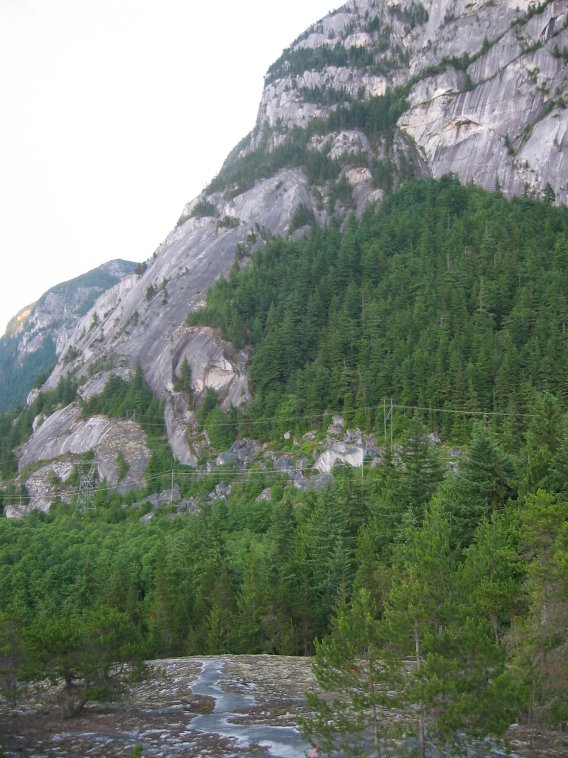
#> input picture midsem/130010009_140076001_150050001_lab03_midsem/data/general/mountain/0.1.jpg, 568 x 758 px, given in place of mountain0.1.jpg, which was not available
$ python pano-general-1.py ../data/general/mountain 5
#> lines starting #> are read from the running program, lines starting #| are printed output that depends on the picture; pictures that were not available may be replaced by others from this repository, and a replacement may not be noted
"""
Written by S Divakar Bhat
Roll No: 18307R004
Title: Generalised panoramic mosaicing
"""

import argparse
import os
import cv2
import numpy as np
# import matplotlib.pyplot as plt


def get_kps_ftrs(image):
    """
    Function to get keypoints and features of image using ORB
    """
    orb = cv2.ORB_create()
    return orb.detectAndCompute(image, None)


def get_homography(ref_image, image2):
    """
    Get homography matrix for each pair of images
    Input: two images
    Output: Homography matrix
    """
    kps1, ftrs1 = get_kps_ftrs(ref_image)
    kps2, ftrs2 = get_kps_ftrs(image2)
    matcher = cv2.BFMatcher(cv2.NORM_HAMMING, crossCheck=True)
    matched = matcher.match(ftrs1, ftrs2)
    matched.sort(key=lambda x: x.distance)
    matched = matched[:int(len(matched)*0.9)]
    kps1 = np.array([kps.pt for kps in kps1])
    kps2 = np.array([kps.pt for kps in kps2])
    pts1 = np.array([kps1[x.queryIdx] for x in matched])
    pts2 = np.array([kps2[x.trainIdx] for x in matched])
    homo, _ = cv2.findHomography(pts2, pts1, cv2.RANSAC, 5)
    return homo


def assign_pxl(img1, img2):
    """
    assign pixel values by comparing the pixel locatiosn of left
    and warped image on right
    Input: Left and right image
    Output: combined image
    """
    h_1, w_1 = img1.shape[:2]
    for i in range(w_1):
        for j in range(h_1):
            if(np.array_equal(img1[j, i], np.array([0, 0, 0])) and
               (np.array_equal((img2[j, i]), np.array([0, 0, 0])))):
                img2[j, i] = [0, 0, 0]
            elif np.array_equal(img2[j, i], np.array([0, 0, 0])):
                img2[j, i] = img1[j, i]
    return img2


def generalised_mosaic(images, ref_id):
    """
    function for generalised panormaic mosaicing from given n images
    Input: set of images and reference image id
    Output: Stitched image
    """

    left = images[0:ref_id]
    right = images[ref_id:]
    # print(len(left), len(right), len(images))

    left_1 = left[0]
    for img in left[1:]:
        # homo = get_homography(left_1, img)
        inv_h = get_homography(img, left_1)# np.linalg.inv(homo)
        f_1 = np.dot(inv_h, np.array([0, 0, 1]))
        # f_1 = f_1 / f_1[-1]
        inv_h[0][-1] += abs(f_1[0])
        inv_h[1][-1] += abs(f_1[1])
        y = abs(int(f_1[1]))
        x = abs(int(f_1[0]))
        # dest_dim = np.dot(inv_h, np.array([left_1.shape[1],
        #                                  left_1.shape[0], 1]))
        # dest_dim = dest_dim / dest_dim[-1]
        dest_size = (left_1.shape[1]+img.shape[1],
                     left_1.shape[0]+img.shape[0])
        # (int(dest_dim[0])+x, int(dest_dim[1])+y)
        temp = cv2.warpPerspective(left_1, inv_h, dest_size)
        temp[y:img.shape[0]+y, x:img.shape[1]+x] = img
        left_1 = temp

    for img in right:
        homo = get_homography(left_1, img)
        dest_dim = np.dot(homo, np.array([img.shape[1],
                                          img.shape[0], 1]))
        dest_dim = dest_dim/dest_dim[-1]
        dest_size = (left_1.shape[1]+img.shape[1], left_1.shape[0]+img.shape[0])
# (int(dest_dim[1])+left_1.shape[1],
                    # int(dest_dim[0])+left_1.shape[0])
        # (left_1.shape[1]+img.shape[1], left_1.shape[0]+img.shape[0])
        # (int(dest_dim[0])+left_1.shape[1],
        # int(dest_dim[1])+left_1.shape[0])
        temp = cv2.warpPerspective(img, homo, dest_size)
        temp = assign_pxl(left_1, temp)
        left_1 = temp
    result = temp
    return result


if __name__ == "__main__":
    PARSE = argparse.ArgumentParser('Generalised Mosaicing')
    PARSE.add_argument('dir', type=str, default='../data/general/mountain/')
    PARSE.add_argument('ref_idx', type=int)
    ARGS = PARSE.parse_args()
    IMAGES = []
    for _, _, file_ in os.walk(ARGS.dir):
        file_.sort()
        for f in file_:
            image_path = ARGS.dir+'{}'.format(f)
            # print(image_path)
            IMAGES.append(cv2.imread(image_path))
    # print(len(IMAGES))
    print('---Generating Panorama. Please wait !!!---')
    OUTPUT = generalised_mosaic(IMAGES, ARGS.ref_idx)
#> in generalised_mosaic, left_1 is the input picture: shape (758, 568, 3); mean B, G, R 116.1, 130, 119.3
#> the loop in generalised_mosaic, `for img in left[1:]:` made 1 pass
#> pass 1, in get_homography, `kps1, ftrs1 = get_kps_ftrs(ref_image)`:
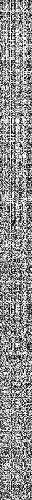
#> ftrs1: shape (500, 32); min 0, max 255, mean 141.3
#> pass 1, in get_homography, `kps2, ftrs2 = get_kps_ftrs(image2)`:
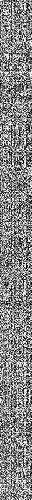
#> ftrs2: shape (500, 32); min 0, max 255, mean 133.5
#> (the run stopped early here; a loop or call above may not have finished)

$ run again, on midsem/130010009_140076001_150050001_lab03_midsem/data/general/mountain/0.5.jpg
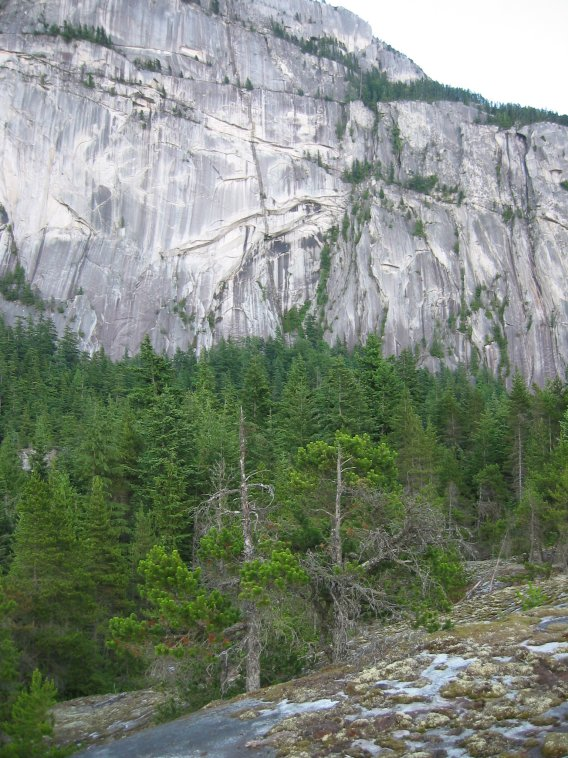
#> input picture midsem/130010009_140076001_150050001_lab03_midsem/data/general/mountain/0.5.jpg, 568 x 758 px, given in place of mountain0.1.jpg, which was not available
#> in generalised_mosaic, left_1 is the input picture: shape (758, 568, 3); mean B, G, R 123.6, 136.2, 127
#> the loop in generalised_mosaic, `for img in left[1:]:` made 1 pass
#> pass 1, in get_homography, `kps1, ftrs1 = get_kps_ftrs(ref_image)`:
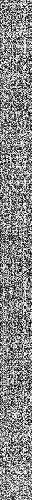
#> ftrs1: shape (500, 32); min 0, max 255, mean 134.8
